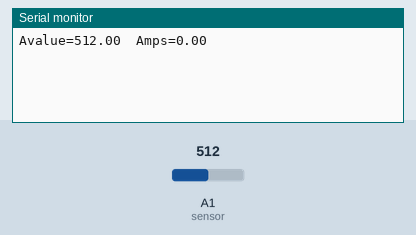
The sketch below on a simulated Arduino Uno, built with avr-gcc and run on an emulated ATmega328P. Shown: the last lines printed to the serial monitor. Inputs (shaded band) come from the test bench; at power-on: A1 (sensor) = 512.

Above: at 1.8 s.
1.9 s: A1 (sensor) set to 716
At 3.2 s:
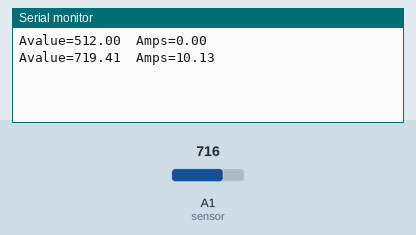
3.4 s: A1 (sensor) set to 900
At 5.0 s:
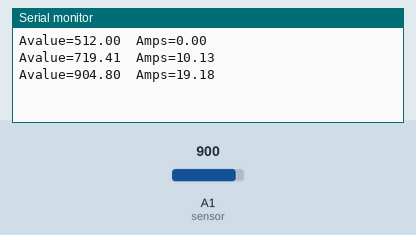
Timing chart, 0 to 6.5 s (numbered marks = the images above; inputs shaded):
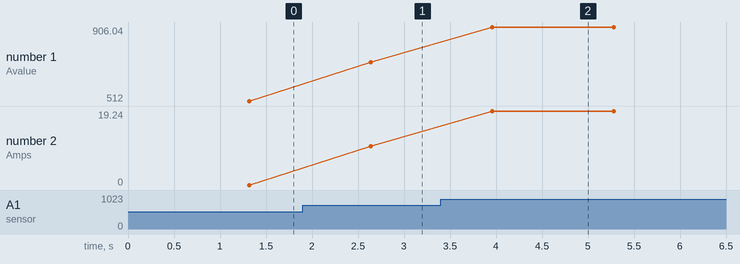

Measured:
- after the input at 1.9 s, the serial monitor: prints a new line after 0.74 s (image 1)
- after the input at 3.4 s, the serial monitor: prints a new line after 0.56 s (image 2)
- plotted number 1: 512 → 719.41 after the input at 1.9 s, 719.41 → 906.04 after the input at 3.4 s
- plotted number 2: 0 → 10.13 after the input at 1.9 s, 10.13 → 19.24 after the input at 3.4 s

The sketch:

acs712.ino
```cpp
float sample=0.00;
int count=0;
void setup() {
 Serial.begin(9600);
pinMode(0,OUTPUT);
digitalWrite(0,HIGH);
pinMode(1,OUTPUT);
}

void loop() {
delay(1000);
  for(int i=0;i<150;i++)
{
sample += analogRead(A1); //read the current from sensor
delay(2);
}
sample=sample/150;
float val =(5.0*sample)/1024.0;
float actualval =val-2.5; // offset voltage is 2.5v
float amps =actualval*10;
Serial.print("Avalue=");
Serial.print(sample);
Serial.print("\t");
Serial.print("Amps=");
Serial.println(amps);

if(sample<=516&&count>3)
{
digitalWrite(0,LOW);
digitalWrite(1,HIGH);
delay(800);
digitalWrite(1,LOW);
}
count++;
}
```
